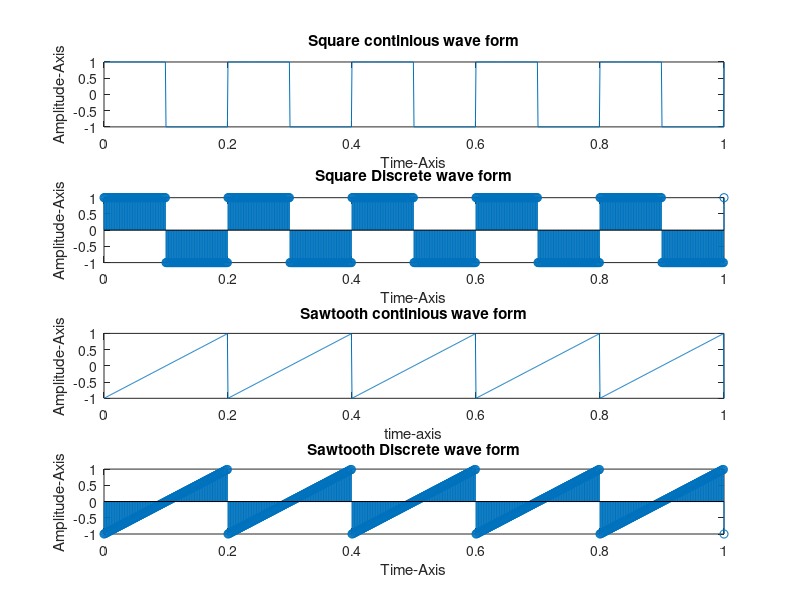

Source code (MATLAB):
t=0:0.001:1;
f=input('enter the message signal frequency  ');
x=square(2*pi*f*t);
subplot(4,1,1);
plot(t,x);

title('Square continious wave form')
xlabel('Time-Axis');
ylabel('Amplitude-Axis')


subplot(4,1,2);
stem(t,x);

title('Square Discrete wave form')
xlabel('Time-Axis');
ylabel('Amplitude-Axis')


x=sawtooth(2*pi*f*t);
subplot(4,1,3);
plot(t,x);
title('Sawtooth continious wave form')
xlabel('time-axis');
ylabel('Amplitude-Axis')


subplot(4,1,4);
stem(t,x);

title('Sawtooth Discrete wave form')
xlabel('Time-Axis');
ylabel('Amplitude-Axis')
